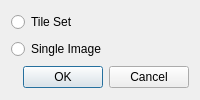
<?xml version="1.0" encoding="UTF-8"?>
<ui version="4.0">
 <class>OutputTypeDialog</class>
 <widget class="QDialog" name="OutputTypeDialog">
  <property name="windowTitle">
   <string>New Output</string>
  </property>
  <layout class="QVBoxLayout" name="verticalLayout">
   <item>
    <widget class="QRadioButton" name="tileRadio">
     <property name="text">
      <string>Tile Set</string>
     </property>
    </widget>
   </item>
   <item>
    <widget class="QRadioButton" name="imageRadio">
     <property name="text">
      <string>Single Image</string>
     </property>
    </widget>
   </item>
   <item>
    <widget class="QDialogButtonBox" name="buttonBox">
     <property name="orientation">
      <enum>Qt::Horizontal</enum>
     </property>
     <property name="standardButtons">
      <set>QDialogButtonBox::Cancel|QDialogButtonBox::Ok</set>
     </property>
    </widget>
   </item>
  </layout>
 </widget>
 <resources/>
 <connections>
  <connection>
   <sender>buttonBox</sender>
   <signal>accepted()</signal>
   <receiver>OutputTypeDialog</receiver>
   <slot>accept()</slot>
  </connection>
  <connection>
   <sender>buttonBox</sender>
   <signal>rejected()</signal>
   <receiver>OutputTypeDialog</receiver>
   <slot>reject()</slot>
  </connection>
 </connections>
</ui>
